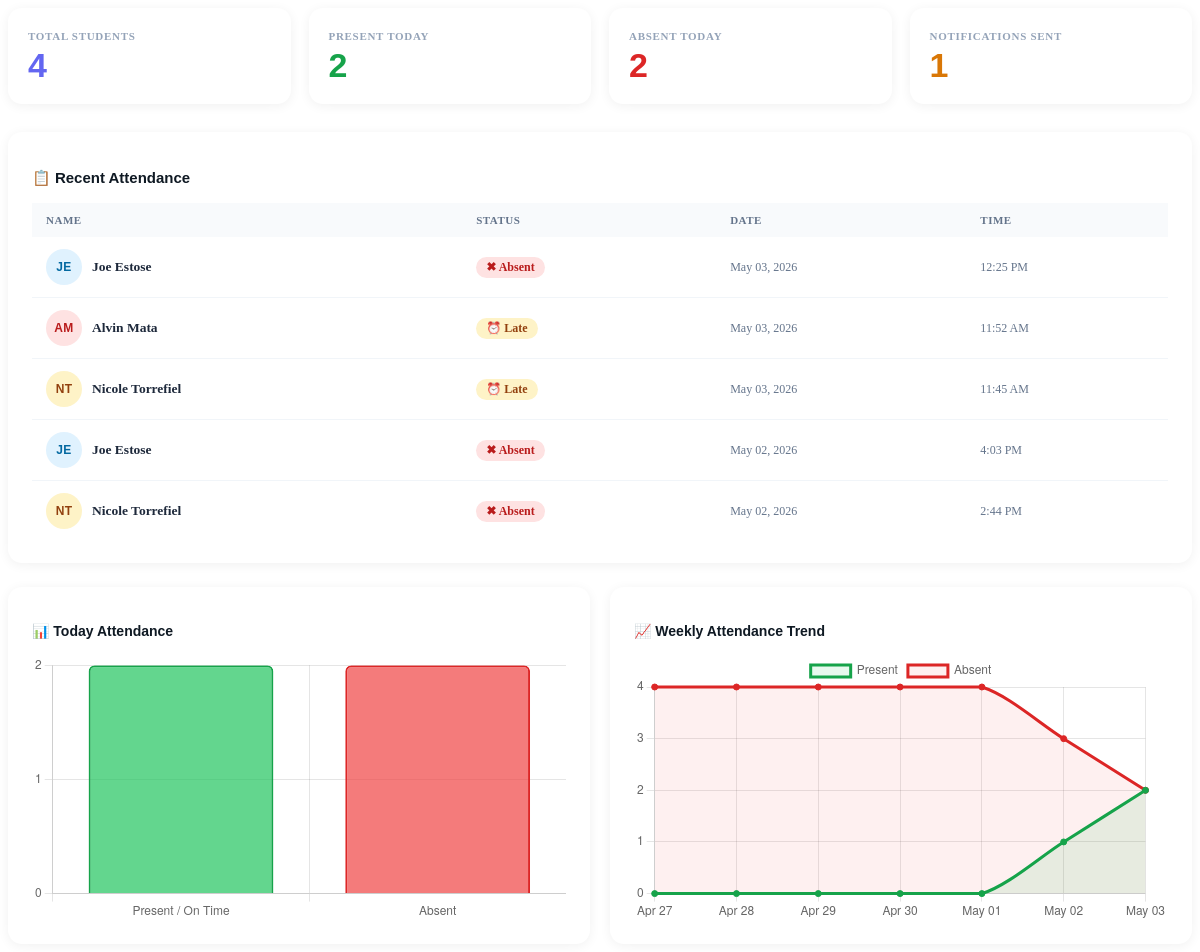
Page /pages/dashboard.php on the committed database.
### tables this page shows
CREATE TABLE `attendance` (
  `id` int(11) NOT NULL,
  `student_id` int(11) NOT NULL,
  `scan_date` date NOT NULL,
  `scan_time` time NOT NULL,
  `status` enum('on_time','late') DEFAULT 'on_time',
  `date_added` datetime DEFAULT current_timestamp(),
  `created_at` datetime DEFAULT current_timestamp()
);

CREATE TABLE `users` (
  `id` int(11) NOT NULL,
  `fullname` varchar(255) NOT NULL,
  `email` varchar(255) NOT NULL,
  `role` enum('admin','teacher','student','parent') NOT NULL DEFAULT 'student',
  `password` varchar(255) NOT NULL,
  `date_added` datetime DEFAULT current_timestamp(),
  `parent_email` varchar(255) DEFAULT NULL,
  `qr_code` varchar(500) DEFAULT NULL,
  `qr_token` varchar(100) DEFAULT NULL
);

### pages/dashboard.php (the view, shortened to what this page needs)
<?php
include 'includes/db.php';
$today = date('Y-m-d');
$total = $conn->query("SELECT COUNT(*) AS total FROM users WHERE role='student'")->fetch_assoc()['total'];
$presentToday = $conn->query("
    SELECT COUNT(DISTINCT student_id) AS total
    FROM attendance
    WHERE status IN ('present', 'on_time', 'late')
      AND scan_date = '$today'
")->fetch_assoc()['total'];
$absentToday = $conn->query("
    SELECT COUNT(*) AS total FROM users
    WHERE role = 'student'
      AND id NOT IN (
          SELECT DISTINCT student_id
          FROM attendance
          WHERE scan_date = '$today'
            AND status IN ('present', 'on_time', 'late')
      )
")->fetch_assoc()['total'];
$notifications = $conn->query("SELECT COUNT(*) AS total FROM notifications")->fetch_assoc()['total'];
$recent = $conn->query("
    SELECT users.fullname AS name, attendance.status,
           attendance.scan_date, attendance.scan_time
    FROM attendance
    JOIN users ON users.id = attendance.student_id
    ORDER BY attendance.scan_date DESC, attendance.scan_time DESC
    LIMIT 5
");
$weeklyData = ['present' => [], 'absent' => []];
$dates = [];
for ($i = 6; $i >= 0; $i--) {
    $d = date('Y-m-d', strtotime("-$i days"));
    $p = (int)$conn->query("
        SELECT COUNT(DISTINCT student_id) AS total FROM attendance
        WHERE status IN ('present', 'on_time', 'late')
          AND scan_date = '$d'
    ")->fetch_assoc()['total'];
    $dates[]                 = date('M d', strtotime($d));
    $weeklyData['present'][] = $p;
    $weeklyData['absent'][]  = max(0, (int)$total - $p);
}
function getInitials($name) {
    $parts = array_filter(explode(' ', trim($name)));
    $initials = '';
    foreach (array_slice($parts, 0, 2) as $part) {
        $initials .= strtoupper(mb_substr($part, 0, 1));
    }
    return $initials ?: '?';
}
function avatarColor($name) {
    $colors = [
        ['#dbeafe','#1d4ed8'],
        ['#dcfce7','#15803d'],
        ['#ede9fe','#6d28d9'],
        ['#fef3c7','#92400e'],
        ['#fee2e2','#b91c1c'],
        ['#e0f2fe','#0369a1'],
        ['#fce7f3','#9d174d'],
        ['#f0fdf4','#166534'],
    ];
    $idx = abs(crc32($name)) % count($colors);
    return $colors[$idx];
}
?>
<div class="dash-cards">
    <div class="dash-card">
        <div class="dash-card-label">Total Students</div>
        <div class="dash-card-value purple"><?= $total ?></div>
    </div>
    <div class="dash-card">
        <div class="dash-card-label">Present Today</div>
        <div class="dash-card-value green"><?= $presentToday ?></div>
    </div>
    <div class="dash-card">
        <div class="dash-card-label">Absent Today</div>
        <div class="dash-card-value red"><?= $absentToday ?></div>
    </div>
    <div class="dash-card">
        <div class="dash-card-label">Notifications Sent</div>
        <div class="dash-card-value amber"><?= $notifications ?></div>
    </div>
</div>
<div class="dash-table-card">
    <h3>📋 Recent Attendance</h3>
    <table class="dash-table">
        <thead>
            <tr><th>Name</th><th>Status</th><th>Date</th><th>Time</th></tr>
        </thead>
        <tbody>
        <?php if ($recent && $recent->num_rows > 0): ?>
            <?php while ($r = $recent->fetch_assoc()):
                $initials = getInitials($r['name']);
                [$bgColor, $textColor] = avatarColor($r['name']);
                $s = $r['status'];
            ?>
            <tr>
                <td>
                    <div class="student-cell">
                        <div class="avatar-circle" style="background:<?= $bgColor ?>;color:<?= $textColor ?>;">
                            <?= htmlspecialchars($initials) ?>
                        </div>
                        <span class="student-cell-name"><?= htmlspecialchars($r['name']) ?></span>
                    </div>
                </td>
                <td>
                    <?php if ($s === 'present' || $s === 'on_time'): ?>
                        <span class="sp sp-present">✔ Present</span>
                    <?php elseif ($s === 'late'): ?>
                        <span class="sp sp-late">⏰ Late</span>
                    <?php else: ?>
                        <span class="sp sp-absent">✖ Absent</span>
                    <?php endif; ?>
                </td>
                <td style="color:#64748b;font-size:12px;"><?= date('M d, Y', strtotime($r['scan_date'])) ?></td>
                <td style="color:#64748b;font-size:12px;">
                    <?php
                    echo ($r['scan_time'] === '00:00:00' && $s === 'absent')
                        ? '—'
                        : date('g:i A', strtotime($r['scan_time']));
                    ?>
                </td>
            </tr>
            <?php endwhile; ?>
        <?php else: ?>
            <tr><td colspan="4" style="text-align:center;color:#94a3b8;padding:30px;font-style:italic;">No attendance records found</td></tr>
        <?php endif; ?>
        </tbody>
    </table>
</div>
<div class="dash-charts">
    <div class="chart-card">
        <h3>📊 Today Attendance</h3>
        <canvas id="todayChart"></canvas>
    </div>
    <div class="chart-card">
        <h3>📈 Weekly Attendance Trend</h3>
        <canvas id="weeklyChart"></canvas>
    </div>
</div>
<script>
new Chart(document.getElementById('todayChart'), {
    type: 'bar',
    data: {
        labels: ['Present / On Time', 'Absent'],
        datasets: [{ label: 'Today', data: [<?= (int)$presentToday ?>, <?= (int)$absentToday ?>],
            backgroundColor: ['rgba(34,197,94,0.7)','rgba(239,68,68,0.7)'],
            borderColor: ['#16a34a','#dc2626'], borderWidth:2, borderRadius:6 }]
    },
    options: { responsive:true, plugins:{legend:{display:false}}, scales:{y:{beginAtZero:true,ticks:{stepSize:1}}} }
});
new Chart(document.getElementById('weeklyChart'), {
    type: 'line',
    data: {
        labels: <?= json_encode($dates) ?>,
        datasets: [
            { label:'Present', data:<?= json_encode($weeklyData['present']) ?>, borderColor:'#16a34a', backgroundColor:'rgba(34,197,94,0.1)', fill:true, tension:0.3, pointBackgroundColor:'#16a34a' },
            { label:'Absent',  data:<?= json_encode($weeklyData['absent'])  ?>, borderColor:'#dc2626', backgroundColor:'rgba(239,68,68,0.08)', fill:true, tension:0.3, pointBackgroundColor:'#dc2626' }
        ]
    },
    options: { responsive:true, plugins:{legend:{position:'top'}}, scales:{y:{beginAtZero:true,ticks:{stepSize:1}}} }
});
</script>

### pages/dashboard.php (style rules this page uses)
.dash-cards { display: grid; grid-template-columns: repeat(auto-fit, minmax(180px,1fr)); gap: 18px; margin-bottom: 28px; }
.dash-card { background: #fff; border-radius: 14px; padding: 22px 20px; box-shadow: 0 2px 12px rgba(0,0,0,0.06); display: flex; flex-direction: column; gap: 6px; transition: transform 0.2s; }
.dash-card-label { font-size:11px; font-weight:700; text-transform:uppercase; letter-spacing:0.7px; color:#94a3b8; }
.dash-card-value { font-family:'Sora',sans-serif; font-size:34px; font-weight:700; line-height:1; }
.dash-card-value.purple { color:#6366f1; }
.dash-card-value.green { color:#16a34a; }
.dash-card-value.red { color:#dc2626; }
.dash-card-value.amber { color:#d97706; }
.dash-table-card { background:#fff; border-radius:14px; padding:22px 24px; box-shadow:0 2px 12px rgba(0,0,0,0.06); margin-bottom:24px; }
.dash-table-card h3 { font-family:'Sora',sans-serif; font-size:15px; font-weight:700; color:#0f1923; margin-bottom:16px; }
.dash-table { width:100%; border-collapse:collapse; }
.dash-table th { background:#f8fafc; padding:11px 14px; font-size:11px; font-weight:700; text-transform:uppercase; letter-spacing:0.5px; color:#64748b; text-align:left; }
.dash-table td { padding:12px 14px; font-size:13.5px; color:#374151; border-bottom:1px solid #f1f5f9; vertical-align:middle; }
.dash-table tr:last-child td { border-bottom:none; }
.student-cell { display:flex; align-items:center; gap:10px; }
.avatar-circle { width:36px; height:36px; border-radius:50%; display:flex; align-items:center; justify-content:center; font-size:12px; font-weight:700; flex-shrink:0; font-family:'Sora',sans-serif; letter-spacing:0.3px; }
.student-cell-name { font-weight:600; font-size:13.5px; color:#1e293b; }
.sp { display:inline-flex; align-items:center; gap:4px; padding:3px 10px; border-radius:20px; font-size:12px; font-weight:600; }
.sp-late { background:#fef3c7; color:#92400e; }
.sp-absent { background:#fee2e2; color:#b91c1c; }
.dash-charts { display:grid; grid-template-columns:1fr 1fr; gap:20px; }
.chart-card { background:#fff; border-radius:14px; padding:22px 24px; box-shadow:0 2px 12px rgba(0,0,0,0.06); }
.chart-card h3 { font-family:'Sora',sans-serif; font-size:14px; font-weight:700; color:#0f1923; margin-bottom:16px; }

### rows in the picture
attendance: student.fullname "JE", student.fullname "Joe Estose", status "✖ Absent", scan_date "May 03, 2026", scan_time "12:25 PM"
attendance: student.fullname "AM", student.fullname "Alvin Mata", status "⏰ Late", scan_date "May 03, 2026", scan_time "11:52 AM"
attendance: student.fullname "NT", student.fullname "Nicole Torrefiel", status "⏰ Late", scan_date "May 03, 2026", scan_time "11:45 AM"
attendance: student.fullname "JE", student.fullname "Joe Estose", status "✖ Absent", scan_date "May 02, 2026", scan_time "4:03 PM"
attendance: student.fullname "NT", student.fullname "Nicole Torrefiel", status "✖ Absent", scan_date "May 02, 2026", scan_time "2:44 PM"

### other values in the picture
$total "4"
$presentToday "2"
$absentToday "2"
$notifications "1"
chart data {{ $presentToday }} 2
chart data {{ $absentToday }} 2
chart data {{ json_encode($weeklyData['present']) }} [0,0,0,0,0,1,2]
